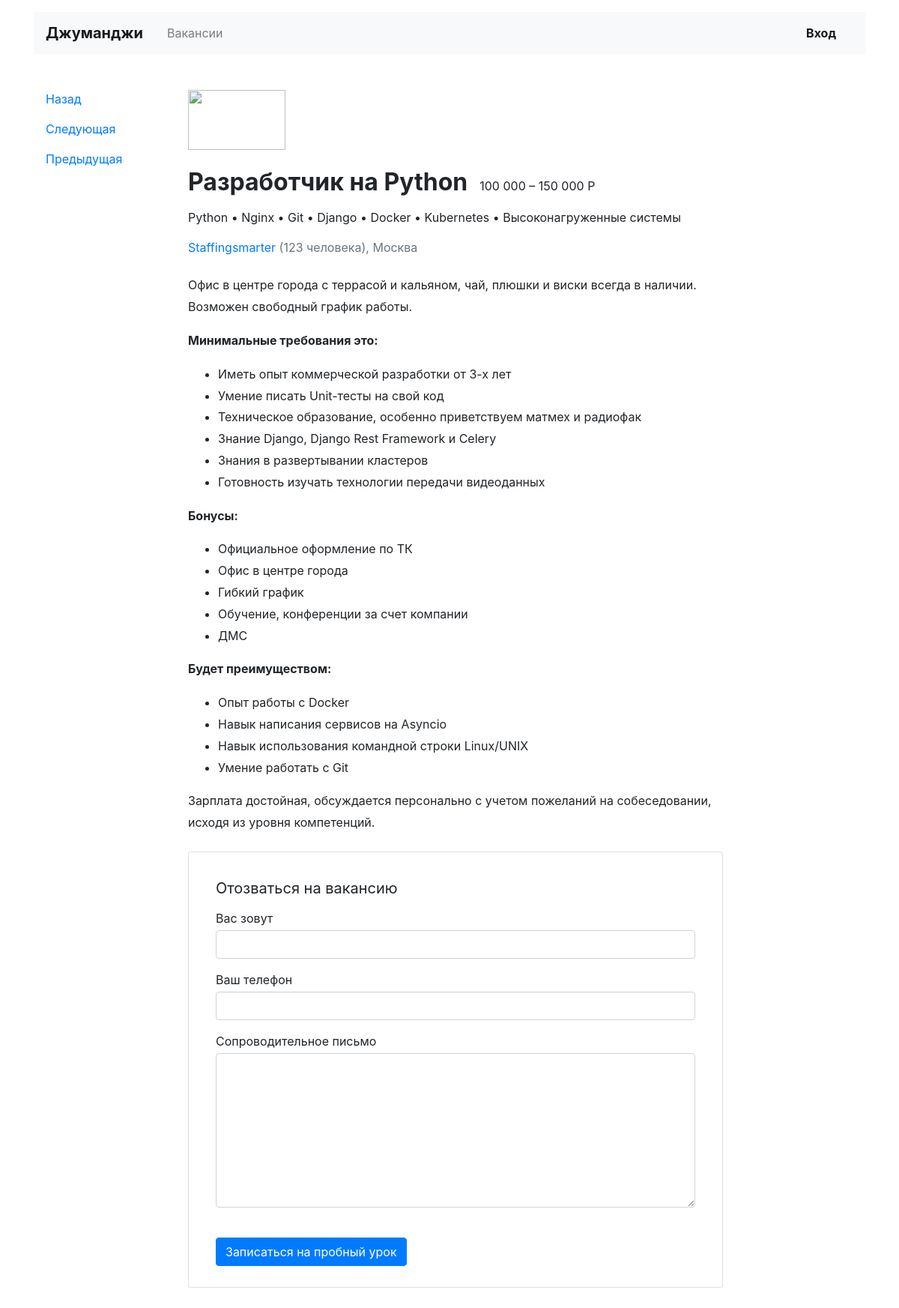
The page /vacancies/1/ on the database its author committed.
### job_search/models.py (models this page shows)
class Vacancy(models.Model):
    title = models.CharField(max_length=100)
    skills = models.TextField()
    description = models.TextField()
    salary_min = models.IntegerField()
    salary_max = models.IntegerField()
    published_at = models.DateTimeField()
    company = models.ForeignKey(Company, on_delete=models.CASCADE, related_name="vacancies")
    specialty = models.ForeignKey(Speciality, on_delete=models.CASCADE, related_name="vacancies")

class Company(models.Model):
    name = models.CharField(max_length=100)
    location = models.CharField(max_length=100)
    logo = models.URLField(default='https://place-hold.it/100x60')
    description = models.TextField()
    employee_count = models.IntegerField()

### job_search/views.py (the view)
# urls.py: path('vacancies/<int:vacancy_pk>/', VacancyView.as_view(), name='vacancy'),
class VacancyView(TemplateView):
    template_name = 'job_search/vacancy.html'
    def get_context_data(self, **kwargs):
        context = super(VacancyView, self).get_context_data(**kwargs)
        context['vacancy'] = get_object_or_404(Vacancy, pk=context['vacancy_pk'])  # объект по ключу из url
        context['vacancies_count'] = Vacancy.objects.count()  # передается для перехода на следующую вакансию
        return context

### job_search/templatetags/ru_pluralize.py (called while the page is built)
@register.filter
def ru_pluralize(number: Union[int, str], arg: str = 'дурак,дурака,дураков'):
    nominative_singular, genitive_singular, genitive_plural = arg.split(",")
    number = abs(int(number))
    if 10 <= number % 100 <= 20:
        return f'{number} {genitive_plural}'
    if number % 10 == 1:
        return f'{number} {nominative_singular}'
    if 2 <= number % 10 <= 4:
        return f'{number} {genitive_singular}'
    return f'{number} {genitive_plural}'

### job_search/templatetags/switch_symb.py (called while the page is built)
@register.filter
def switch_symb(text: str, arg: str = ',&•') -> str:
    [prev, new] = arg.split('&')
    new_string = ""
    for char in text:
        if char != prev:
            new_string += char
        else:
            new_string += new
    return new_string

### job_search/templatetags/thous_sep.py (called while the page is built)
@register.filter
def thous_sep(number: int) -> str:
    number = str(number)
    string_number = ""
    for number, char in enumerate(number[::-1]):
        string_number = char + string_number
        if (number+1) % 3 == 0:
            string_number = " " + string_number
    return string_number

### job_search/templates/job_search/vacancy.html
{% extends 'job_search/base.html' %}
{% load thous_sep %}
{% load switch_symb %}
{% load ru_pluralize %}
{% block content %}
  <main class="container mt-3 pb-5">
    <div class="row mt-5">
      <div class="col-12 col-lg-2">
        <div class="pl-3 mb-5">
          <p><a href="{{ request.META.HTTP_REFERER }}">Назад</a></p>
            <p><a href="{% if vacancy.pk|add:1 > vacancies_count  %}{% url 'vacancy' 1 %}{% else %}{% url 'vacancy' vacancy_pk|add:1 %}{% endif %}">Следующая</a></p>
            <p><a href="{% if vacancy.pk|add:-1 < 1  %}{% url 'vacancy' vacancies_count %}{% else %}{% url 'vacancy' vacancy_pk|add:-1 %}{% endif %}">Предыдущая</a></p>
        </div>
      </div>
      <div class="col-12 col-lg-8">
        <section class="pl-3">
          <a href="#"><img src="https://place-hold.it/130x80" width="130" height="80" alt=""></a>
          <div class="d-flex align-items-baseline align-content-baseline">
            <h1 class="h2 mt-4 font-weight-bold" >{{ vacancy.title }}</h1>
            <p class="m-0 pl-3">{{ vacancy.salary_min|thous_sep }} – {{ vacancy.salary_max|thous_sep }} Р</p>
          </div>
          <p class="mt-2">{{ vacancy.skills|switch_symb:",& •" }}</p>
          <p class="text-muted mb-4"><a href="{% url 'company' vacancy.company.pk %}">{{ vacancy.company.name|capfirst }}</a> ({{ vacancy.company.employee_count|ru_pluralize:"человек,человека,человек" }}), {{ vacancy.company.location }} </p>
          <div style="line-height: 1.8;">
              {{ vacancy.description|safe}}
          </div>
          <form action="/echo" class="card mt-4 mb-3" enctype="multipart/form-data">
            <div class="card-body mx-3">
              <p class="h5 mt-3 font-weight-normal">Отозваться на вакансию</p>
              <div class="form-group">
                <label class="mb-1 mt-2" for="userName">Вас зовут</label>
                <input class="form-control" type="text" placeholder="" id="userName">
              </div>
              <div class="form-group">
                <label class="mb-1" for="userPhone">Ваш телефон</label>
                <input class="form-control" type="tel" placeholder="" id="userPhone">
              </div>
              <div class="form-group">
                <label class="mb-1" for="userMsg" >Сопроводительное письмо</label>
                <textarea class="form-control" rows="8" id="userMsg"></textarea>
              </div>
              <input type="submit" class="btn btn-primary mt-4 mb-2" value="Записаться на пробный урок">
            </div>
          </form>
        </section>
      </div>
    </div>
  </main>
{% endblock %}

### rows shown on the page
Vacancy: title "Разработчик на Python", salary_min|thous_sep "100 000", salary_max|thous_sep "150 000", skills|switch_symb "Python • Nginx • Git • Django • Docker • Kubernetes • Высоконагруженные системы", company.name "Staffingsmarter", company.employee_count|ru_pluralize "123 человека", company.location "Москва", description "Офис в центре города с террасой и кальяном, чай, плюшки и виски всегда в наличии. Возможен свободный график работы. Минимальные требования это: Иметь опыт коммерческой разработки от 3-х лет Умение писать Unit-тесты на свой код Техническое образование, особенно приветствуем матмех и радиофак Знание Django, Django Rest Framework и Celery Знания в развертывании кластеров Готовность изучать технологии передачи видеоданных Бонусы: Официальное оформление по ТК Офис в центре города Гибкий график Обучение, конференции за счет компании ДМС Будет преимуществом: Опыт работы с Docker Навык написания сервисов на Asyncio Навык использования командной строки Linux/UNIX Умение работать с Git Зарплата…"
